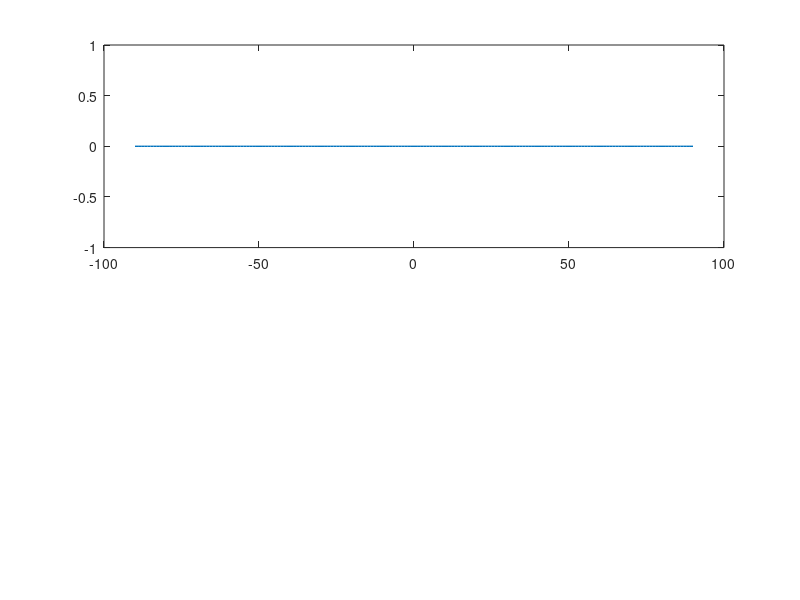

Recreate this plot in MATLAB. (Note: this script raises an error after producing the figure.)
% ======================================================================= %
% Script:   FullDemo_0408_v12_ESPRIT
% Function: Version 12 - ULA/ULA ESPRIT w/ integrated lidar
% Notes:    (1) ESPRIT replaces MUSIC for DOA estimation
%           (2) Spatial spectrum computed separately for display only
%           (3) FB averaging applied to covariance before ESPRIT
%           (4) Lidar uses Alden's linear regression algorithm w/
%               Capstoneociated functions
%           (5) Req. Functions:
%               get_range_v7
%               lidar_read_tf02_v7
%               tracker_step_v7
%           (6) Sim mode, tic toc retained from v11
% Author:   Parker Reeves / Logan
% Date:     04/08/2026
% ======================================================================= %

clear all
clear r;

SIM_MODE = false;
num_trials = 500;
m_AZ = zeros(1,num_trials);

% ====================== RANGEFINDER INITIALIZATION ===================== %

if SIM_MODE == false
    try
        r = raspi('169.254.52.8','analog','analog');
        s_az = servo(r,13,'MinPulseDuration',5.44e-4,'MaxPulseDuration',2.40e-3);
        s_el = servo(r,12,'MinPulseDuration',5.44e-4,'MaxPulseDuration',2.40e-3);

        opts = struct();
        opts.el_offset = 7;      % tune if needed
        opts.max_move_az = 10;   % tune if needed
        opts.max_move_el = 5;    % tune if needed

        get_range_v6('reset');
        
        fprintf('Raspberry Pi detected\n');
    catch
        fprintf('Raspberry Pi not detected - LiDAR disabled\n');
        r = [];
        opts_in = struct();
    end
else
        fprintf('Sim Mode True - LiDAR disabled\n');
        r = [];
        opts_in = struct();
end

% ==================== ARRAY INITIALIZATION ============================= %

c      = 3e8;
f      = 2.4e9;
lambda = c/f;

M     = 4;
d     = 0.5;        % half-wavelength spacing
k     = 2*pi/lambda;
delta = d*lambda;
J     = fliplr(eye(M));

num_sources = 1;    % number of sources to estimate

% ========================= SIGNAL RECEPTION / AUTO SIM MODE ============ %

if SIM_MODE == false

    try
        Y_1 = adi.FMComms5.Rx('uri','ip:192.168.1.101');
        Y_1.EnabledChannels = [1 2 3 4];
        Y_1.SamplesPerFrame = 2^5;

        % Y_2 = adi.FMComms5.Rx('uri','ip:192.168.0.101');
        % Y_2.EnabledChannels = [1 2 3 4];
        % Y_2.SamplesPerFrame = 2^5;
        % 
        % fprintf('Hardware detected - running in LIVE MODE\n');

    catch

        SIM_MODE = true;
        fprintf('Hardware not detected - running in SIMULATION MODE\n');

        sim_az      = -60;
        sim_el      = -30;
        sim_az_step = 0.25;
        sim_el_step = 0.05;
        sim_snr     = 12;
        N_snap      = 32768;

    end

else

    sim_az      = -60;
    sim_el      = -30;
    sim_az_step = 0.25;
    sim_el_step = 0.05;
    sim_snr     = 12;
    N_snap      = 32768;
    fprintf('Sim Mode True - running in SIMULATION MODE\n');

end

phi_scan   = -90:1:90;
theta_scan = -90:1:90;

% Averaging buffer for ESPRIT estimates (same Navg idea as Logan's demo)
Navg   = 10;
az_hist = nan(Navg, num_sources);
el_hist = nan(Navg, num_sources);

% =========================== INITIALIZE PLOTS =========================== %

figure;

subplot(2,1,1)
h1 = plot(phi_scan, zeros(size(phi_scan)), ...
          'LineWidth', 1, 'Color', [0 0.447 0.741]);
hold on;
h1_mark = xline(0, '--r', 'LineWidth', 2.0);
hold off;
grid on;
title('ULA ESPRIT Spatial Spectrum - Elevation');
xlabel('Elevation Angle (degrees)');
ylabel('Spectrum (dB)');
xlim([-90 90]);

subplot(2,1,2)
h2 = plot(theta_scan, zeros(size(theta_scan)), ...
          'LineWidth', 1, 'Color', [0 0.447 0.741]);
hold on;
h2_mark = xline(0, '--r', 'LineWidth', 2.0);
hold off;
grid on;
title('ULA ESPRIT Spatial Spectrum - Azimuth');
xlabel('Azimuth Angle (degrees)');
ylabel('Spectrum (dB)');
xlim([-90 90]);

n_cycles = 0;
avg_time  = 0;

% ============================== MAIN LOOP ============================== %

for o = 1:num_trials

    tic

    spectrum_1 = zeros(size(theta_scan)); % AZ display spectrum
    spectrum_2 = zeros(size(phi_scan));   % EL display spectrum

    % ==================== DATA CAPTURE OR SIMULATION =================== %

    if SIM_MODE
        sim_az = sim_az + sim_az_step;
        sim_el = sim_el + sim_el_step;
        if sim_az >  90 || sim_az < -90, sim_az_step = -sim_az_step; end
        if sim_el >  90 || sim_el < -90, sim_el_step = -sim_el_step; end

        a_az_true = exp(-1j*k*(0:M-1)'*delta*sind(sim_az));
        a_el_true = exp(-1j*k*(0:M-1)'*delta*sind(sim_el));

        noise_pwr = 10^(-sim_snr/10);
        s_sim_az  = (randn(1, N_snap) + 1j*randn(1, N_snap)) / sqrt(2);
        s_sim_el  = (randn(1, N_snap) + 1j*randn(1, N_snap)) / sqrt(2);

        X_1 = (a_az_true * s_sim_az + sqrt(noise_pwr) * (randn(M, N_snap) + 1j*randn(M, N_snap)) / sqrt(2))';  % (N_snap x M)
        X_2 = (a_el_true * s_sim_el + sqrt(noise_pwr) * (randn(M, N_snap) + 1j*randn(M, N_snap)) / sqrt(2))';  % (N_snap x M)

    else
        X_1 = Y_1(); % ULAAZ Data  (N_snap x M)
        %X_1 = fliplr(X_1);
        % X_2 = Y_2(); % ULAEL Data  (N_snap x M)
    end

    % ===================== ESPRIT DOA ESTIMATION ======================= %
    % Data is (N_snap x M), ESPRIT expects (M x N_snap), so transpose.

    [est_AZ, spectrum_1] = esprit_doa(X_1.', num_sources, d, theta_scan);
    % [est_EL, spectrum_2] = esprit_doa(X_2.', num_sources, d, phi_scan);

    % Running average (same as Logan's Navg buffer)
    az_hist = [az_hist(2:end,:); est_AZ(:).'];
    % el_hist = [el_hist(2:end,:); est_EL(:).'];
    est_AZ_avg = mean(az_hist, 1, 'omitnan');
    % est_EL_avg = mean(el_hist, 1, 'omitnan');

    % =========================== VISUALIZATION ========================= %

    % set(h1, 'YData', spectrum_1);
    % h1_mark.Value = est_EL_avg(1);

    set(h2, 'YData', spectrum_2);
    h2_mark.Value = est_AZ_avg(1);

    drawnow limitrate

    % ===================== LIDAR / SIM DISTANCE ======================== %

    if SIM_MODE
        dist_cm = norm([sim_az, sim_el]) * 10;
        fprintf('Estimated Distance: %.1f cm (simulated)\n', dist_cm);
    else
        % az_in = est_AZ_avg(1);
        % el_in = est_EL_avg(1);

        % [dist_cm, strength, cmd_az, cmd_el, status] = ...
        %     get_range_v6(r, az_in, 0, s_az, s_el, opts); %%%
        % 
        % fprintf('az_in=%.2f el_in=%.2f cmd_az=%.2f cmd_el=%.2f dist=%.1f str=%.0f no_action=%d\n', ...
        %     az_in, el_in, cmd_az, cmd_el, dist_cm, strength, status.track.no_action);
        %fprintf('Estimated Distance: %.1f cm\n', dist_cm);
    end

    fprintf('Estimated Azimuth:   %.2f deg  (avg: %.2f)\n', est_AZ(1), est_AZ_avg(1));
    m_AZ(o) = est_AZ_avg(1);
    %fprintf('Estimated Elevation: %.2f deg  (avg: %.2f)\n', est_EL(1), est_EL_avg(1));

    if SIM_MODE
        fprintf('True Azimuth:      %.2f deg\n', sim_az);
        fprintf('True Elevation:    %.2f deg\n', sim_el);
    end

    % ====================== TICK-TOCK REPORT =========================== %

    elapsed   = toc;
    n_cycles  = n_cycles + 1;
    avg_time  = avg_time + (elapsed - avg_time) / n_cycles;

    fprintf('DOA Cycle Time: %.4f s  (%.1f Hz)  |  Avg: %.4f s\n', ...
             elapsed, 1/elapsed, avg_time);

    pause(0.05)

end


% ======================================================================= %
% Local Function: esprit_doa
%
% Inputs:
%   rx_m        - (M x N) complex data matrix, M antennas, N snapshots
%   num_sources - number of sources to estimate
%   d           - element spacing in wavelengths (0.5 = half-wavelength)
%   scan_angles - vector of angles (deg) for display spectrum only
%
% Outputs:
%   doa_deg     - estimated DOA(s) in degrees (1 x num_sources)
%   sp_dB       - spatial spectrum in dB over scan_angles (for display)
% ======================================================================= %
function [doa_deg, sp_dB] = esprit_doa(rx_m, num_sources, d, scan_angles)

    [M, N] = size(rx_m);

    % Covariance with FB averaging
    R = (rx_m * rx_m') / N;
    J = flipud(eye(M));
    R = 0.5 * (R + J * conj(R) * J);

    % Eigendecomposition, sort descending
    [U, D] = eig(R);
    [~, idx] = sort(diag(D), 'descend');
    U = U(:, idx);
    Es = U(:, 1:num_sources);   % signal subspace

    % ESPRIT selection matrices (overlapping subarrays)
    J1 = [eye(M-1), zeros(M-1, 1)];
    J2 = [zeros(M-1, 1), eye(M-1)];

    E1 = J1 * Es;
    E2 = J2 * Es;

    % Solve for rotation matrix Psi
    Psi = pinv(E1) * E2;
    ev  = eig(Psi);

    % Convert eigenvalue phases to angles
    u = angle(ev) / (2 * pi * d);
    u = max(min(real(u), 1), -1);   % clamp to valid sind range
    doa_deg = sort(asind(u)).';      % (1 x num_sources)

    % Spatial spectrum for display (Capon/CBF using R, not MUSIC pseudospectrum)
    pos = (-(M-1)/2 : (M-1)/2).';
    sp  = zeros(size(scan_angles));
    for i = 1:numel(scan_angles)
        th   = scan_angles(i) * pi / 180;
        a    = exp(1j * 2 * pi * d * pos * sin(th));
        sp(i) = real(a' * R * a);
    end
    sp    = sp ./ max(sp + eps);
    sp_dB = 10 * log10(sp);

end

figure
plot(m_AZ,'rx','MarkerSize',8,'LineWidth',1.5)
xlim([0,num_trials])
title('ULA AZ ESPRIT')
xlabel('Trial Number')
ylabel('Azimuth Estimation')
